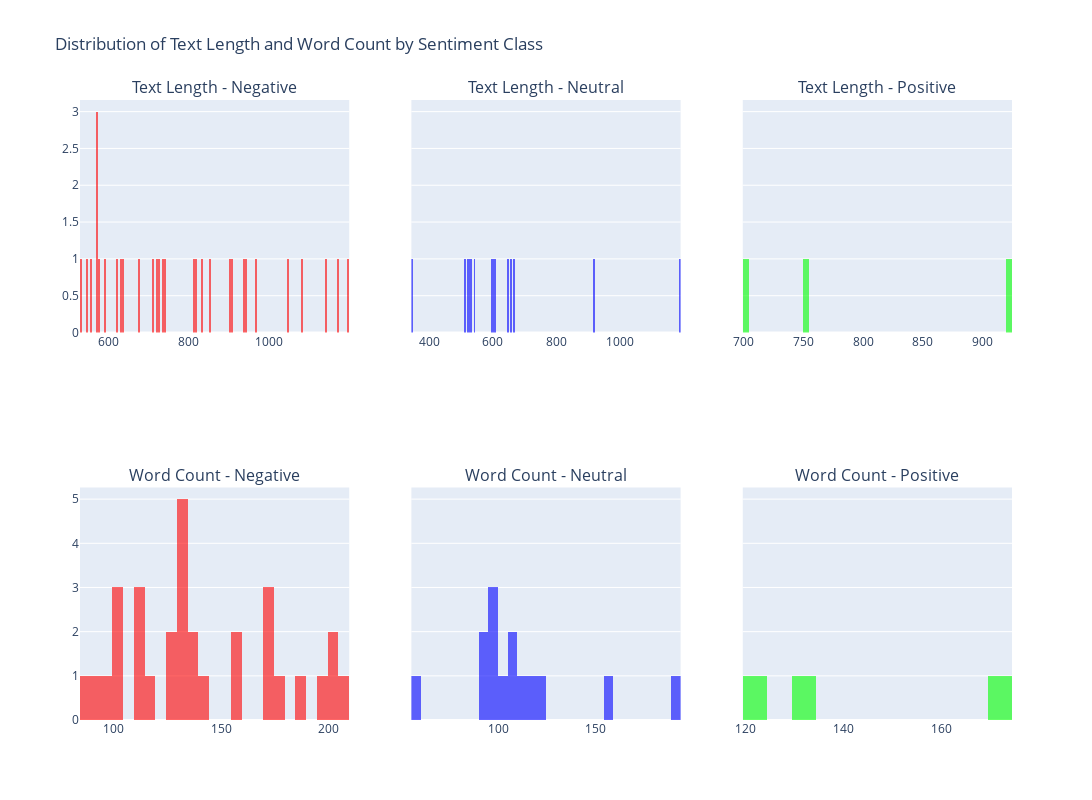

Notebook source saved alongside this figure:
### Markdown cell above
# Analiza

### Code cell
final_result = pd.read_csv('annotations/texts/it2/final_texts.csv')

color_map = {
    'Negative': 'rgba(255, 0, 0, 0.6)',  # Red
    'Positive': 'rgba(0, 255, 0, 0.6)',  # Green
    'Neutral': 'rgba(0, 0, 255, 0.6)'    # Blue
}


final_result["len_char"] = final_result["text"].apply(lambda x: len(x))
final_result["words_count"] = final_result["text"].apply(lambda x: len(x.split()))

df = final_result

fig = make_subplots(rows=2, cols=3, subplot_titles=("Text Length - Negative", "Text Length - Neutral", "Text Length - Positive",
                                                    "Word Count - Negative", "Word Count - Neutral", "Word Count - Positive"), shared_yaxes=True)

fig.add_trace(px.histogram(df[df['label'] == 'Negative'], x="len_char", nbins=300, color_discrete_sequence=[color_map['Negative']]).data[0], row=1, col=1)
fig.add_trace(px.histogram(df[df['label'] == 'Neutral'], x="len_char", nbins=300, color_discrete_sequence=[color_map['Neutral']]).data[0], row=1, col=2)
fig.add_trace(px.histogram(df[df['label'] == 'Positive'], x="len_char", nbins=300, color_discrete_sequence=[color_map['Positive']]).data[0], row=1, col=3)

fig.add_trace(px.histogram(df[df['label'] == 'Negative'], x="words_count", nbins=300, color_discrete_sequence=[color_map['Negative']]).data[0], row=2, col=1)
fig.add_trace(px.histogram(df[df['label'] == 'Neutral'], x="words_count", nbins=300, color_discrete_sequence=[color_map['Neutral']]).data[0], row=2, col=2)
fig.add_trace(px.histogram(df[df['label'] == 'Positive'], x="words_count", nbins=300, color_discrete_sequence=[color_map['Positive']]).data[0], row=2, col=3)

fig.update_layout(height=800, width=1200, title_text="Distribution of Text Length and Word Count by Sentiment Class")

fig.show()

### Figure 1 — Plotly figure (JSON) as saved in the notebook; plotly's stock layout.template omitted (floating-point values rounded to 4 significant figures)
{"data": [{"alignmentgroup": "True", "bingroup": "x", "hovertemplate": "len_char=%{x}<br>count=%{y}<extra></extra>", "legendgroup": "", "marker": {"color": "rgba(255, 0, 0, 0.6)", "pattern": {"shape": ""}}, "name": "", "nbinsx": 300, "offsetgroup": "", "orientation": "v", "showlegend": false, "type": "histogram", "x": [630, 739, 1084, 638, 936, 1048, 531, 813, 576, 675, 713, 622, 900, 1173, 940, 834, 593, 1142, 850, 815, 967, 558, 571, 724, 573, 909, 1199, 728, 740, 573, 548], "xaxis": "x", "yaxis": "y"}, {"alignmentgroup": "True", "bingroup": "x", "hovertemplate": "len_char=%{x}<br>count=%{y}<extra></extra>", "legendgroup": "", "marker": {"color": "rgba(0, 0, 255, 0.6)", "pattern": {"shape": ""}}, "name": "", "nbinsx": 300, "offsetgroup": "", "orientation": "v", "showlegend": false, "type": "histogram", "x": [917, 595, 541, 646, 349, 603, 526, 513, 520, 605, 533, 665, 655, 1187], "xaxis": "x2", "yaxis": "y2"}, {"alignmentgroup": "True", "bingroup": "x", "hovertemplate": "len_char=%{x}<br>count=%{y}<extra></extra>", "legendgroup": "", "marker": {"color": "rgba(0, 255, 0, 0.6)", "pattern": {"shape": ""}}, "name": "", "nbinsx": 300, "offsetgroup": "", "orientation": "v", "showlegend": false, "type": "histogram", "x": [704, 752, 923], "xaxis": "x3", "yaxis": "y3"}, {"alignmentgroup": "True", "bingroup": "x", "hovertemplate": "words_count=%{x}<br>count=%{y}<extra></extra>", "legendgroup": "", "marker": {"color": "rgba(255, 0, 0, 0.6)", "pattern": {"shape": ""}}, "name": "", "nbinsx": 300, "offsetgroup": "", "orientation": "v", "showlegend": false, "type": "histogram", "x": [128, 130, 206, 113, 177, 189, 98, 155, 116, 131, 133, 104, 157, 203, 170, 142, 114, 196, 137, 137, 174, 87, 103, 129, 113, 173, 202, 134, 131, 93, 103], "xaxis": "x4", "yaxis": "y4"}, {"alignmentgroup": "True", "bingroup": "x", "hovertemplate": "words_count=%{x}<br>count=%{y}<extra></extra>", "legendgroup": "", "marker": {"color": "rgba(0, 0, 255, 0.6)", "pattern": {"shape": ""}}, "name": "", "nbinsx": 300, "offsetgroup": "", "orientation": "v", "showlegend": false, "type": "histogram", "x": [157, 102, 95, 107, 58, 119, 95, 94, 99, 110, 90, 121, 105, 194], "xaxis": "x5", "yaxis": "y5"}, {"alignmentgroup": "True", "bingroup": "x", "hovertemplate": "words_count=%{x}<br>count=%{y}<extra></extra>", "legendgroup": "", "marker": {"color": "rgba(0, 255, 0, 0.6)", "pattern": {"shape": ""}}, "name": "", "nbinsx": 300, "offsetgroup": "", "orientation": "v", "showlegend": false, "type": "histogram", "x": [133, 122, 170], "xaxis": "x6", "yaxis": "y6"}], "layout": {"annotations": [{"font": {"size": 16}, "showarrow": false, "text": "Text Length - Negative", "x": 0.1444, "xanchor": "center", "xref": "paper", "y": 1, "yanchor": "bottom", "yref": "paper"}, {"font": {"size": 16}, "showarrow": false, "text": "Text Length - Neutral", "x": 0.5, "xanchor": "center", "xref": "paper", "y": 1, "yanchor": "bottom", "yref": "paper"}, {"font": {"size": 16}, "showarrow": false, "text": "Text Length - Positive", "x": 0.8556, "xanchor": "center", "xref": "paper", "y": 1, "yanchor": "bottom", "yref": "paper"}, {"font": {"size": 16}, "showarrow": false, "text": "Word Count - Negative", "x": 0.1444, "xanchor": "center", "xref": "paper", "y": 0.375, "yanchor": "bottom", "yref": "paper"}, {"font": {"size": 16}, "showarrow": false, "text": "Word Count - Neutral", "x": 0.5, "xanchor": "center", "xref": "paper", "y": 0.375, "yanchor": "bottom", "yref": "paper"}, {"font": {"size": 16}, "showarrow": false, "text": "Word Count - Positive", "x": 0.8556, "xanchor": "center", "xref": "paper", "y": 0.375, "yanchor": "bottom", "yref": "paper"}], "height": 800, "title": {"text": "Distribution of Text Length and Word Count by Sentiment Class"}, "width": 1200, "xaxis": {"anchor": "y", "domain": [0, 0.2889]}, "xaxis2": {"anchor": "y2", "domain": [0.3556, 0.6444]}, "xaxis3": {"anchor": "y3", "domain": [0.7111, 1]}, "xaxis4": {"anchor": "y4", "domain": [0, 0.2889]}, "xaxis5": {"anchor": "y5", "domain": [0.3556, 0.6444]}, "xaxis6": {"anchor": "y6", "domain": [0.7111, 1]}, "yaxis": {"anchor": "x", "domain": [0.625, 1]}, "yaxis2": {"anchor": "x2", "domain": [0.625, 1], "matches": "y", "showticklabels": false}, "yaxis3": {"anchor": "x3", "domain": [0.625, 1], "matches": "y", "showticklabels": false}, "yaxis4": {"anchor": "x4", "domain": [0, 0.375]}, "yaxis5": {"anchor": "x5", "domain": [0, 0.375], "matches": "y4", "showticklabels": false}, "yaxis6": {"anchor": "x6", "domain": [0, 0.375], "matches": "y4", "showticklabels": false}}}
